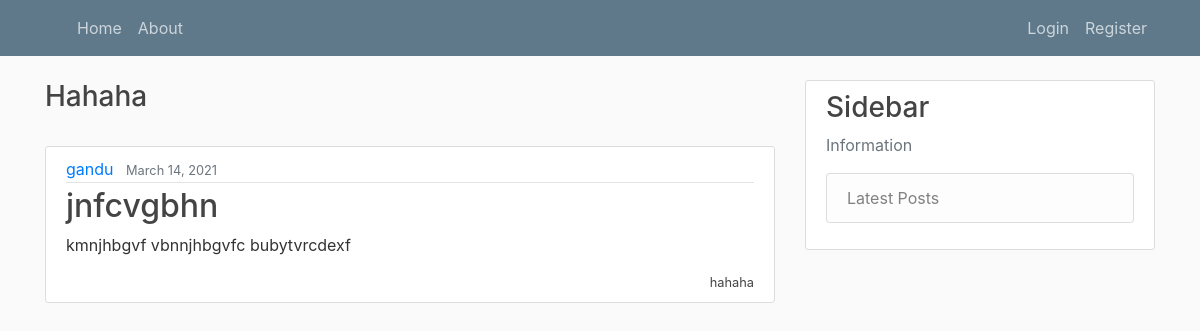
/category/hahaha/, run on the app's committed database.
### blog/models.py (models this page shows, shortened)
class Post(models.Model):
    title = models.CharField(max_length=100)
    content = models.TextField()
    date_posted = models.DateTimeField(default=timezone.now)
    author = models.ForeignKey(User, on_delete=models.CASCADE)
    snippet = models.CharField(max_length=100)
    category = models.CharField(max_length=100, default='uncategorised')
    likes = models.ManyToManyField(User, related_name='blogpost_like')

### blog/views.py (the view)
# urls.py: path('category/<str:cats>/', views.CategoryView, name='category-post'),
def CategoryView(request, cats):
    category_posts = Post.objects.filter(category=cats.replace('-', ' '))
    return render(request, 'blog/category.html', {'cats': cats.title().replace('-', ' '), 'category_posts': category_posts})

### blog/templates/blog/category.html (shortened to what this page needs)
{% extends "blog/base.html" %}
{% block content %}
<h3>{{cats}}</h3>
<br>
{% for post in category_posts %}
<article class="media content-section">
    <div class="media-body">
        <div class="article-metadata">
            <a class="mr-2" href="#">{{ post.author }}</a>
            <small class="text-muted">{{ post.date_posted|date:"F d, Y" }}</small>
        </div>
        <h2><a class="article-title" href="{%url 'article-detailer' post.pk%}">{{ post.title }}</a></h2>
        <p class="article-content">{{ post.content|slice:":200"|safe }}</p>
        <small class="article-title" style="float: right">{{post.category}}</small>
    </div>
</article>
{% endfor %}
<br>
<br>
{% endblock %}

### blog/static/blog/main.css (style rules this page uses)
body { background: #fafafa; color: #333333; margin-top: 5rem; }
h1, h2, h3, h4, h5, h6 { color: #444444; }
.content-section { background: #ffffff; padding: 10px 20px; margin-right:0px; border: 1px solid #dddddd; border-radius: 3px; margin-bottom: 20px; }
.article-title { color: #444444; }
.article-content { white-space: pre-line; }
.article-metadata { padding-bottom: 1px; margin-bottom: 4px; border-bottom: 1px solid #e3e3e3 }

### data on the page
Post: category "Hahaha", author "gandu", date_posted "March 14, 2021", title "jnfcvgbhn", content "kmnjhbgvf vbnnjhbgvfc bubytvrcdexf", category "hahaha"
